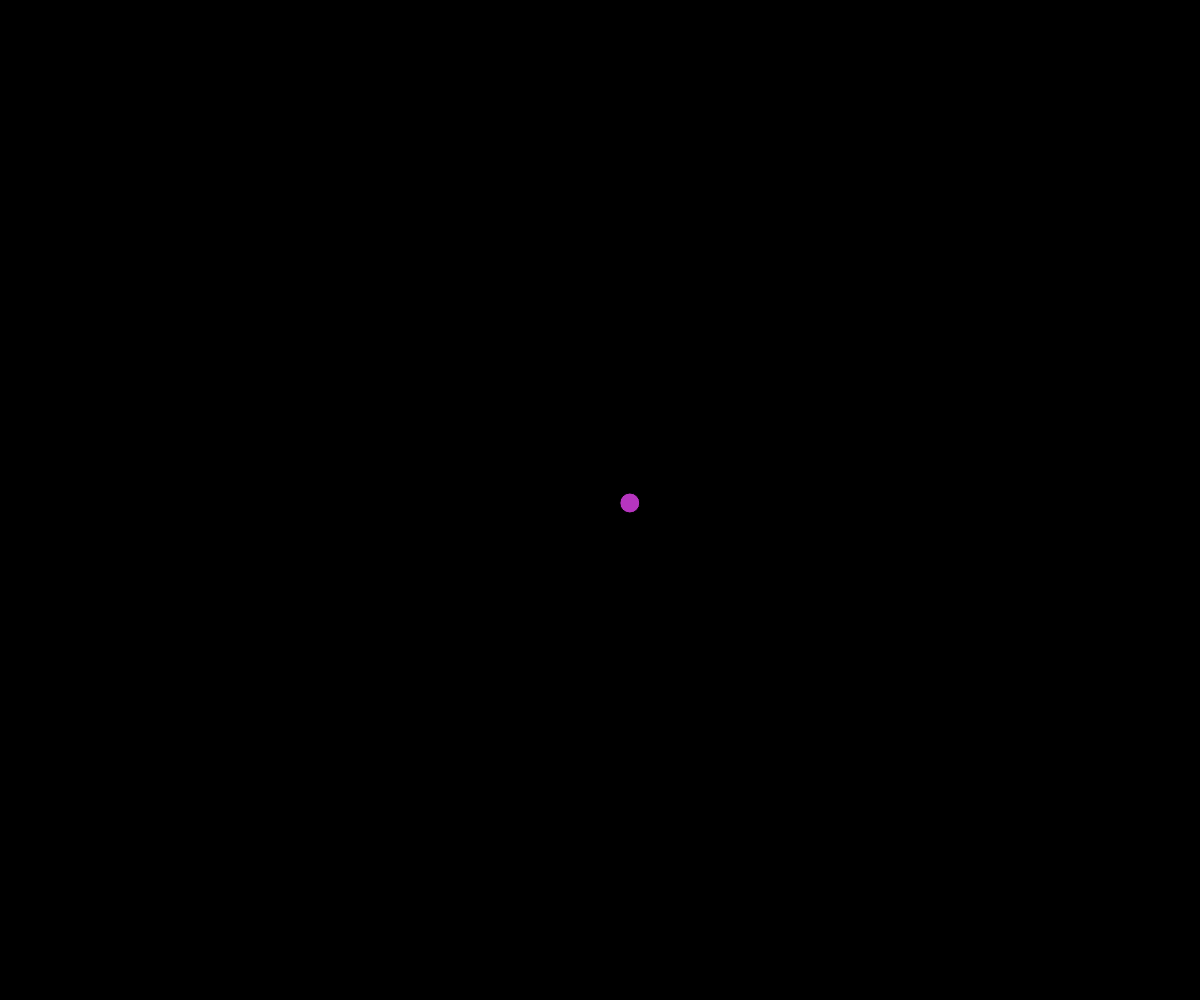
Frame 1 (no input)
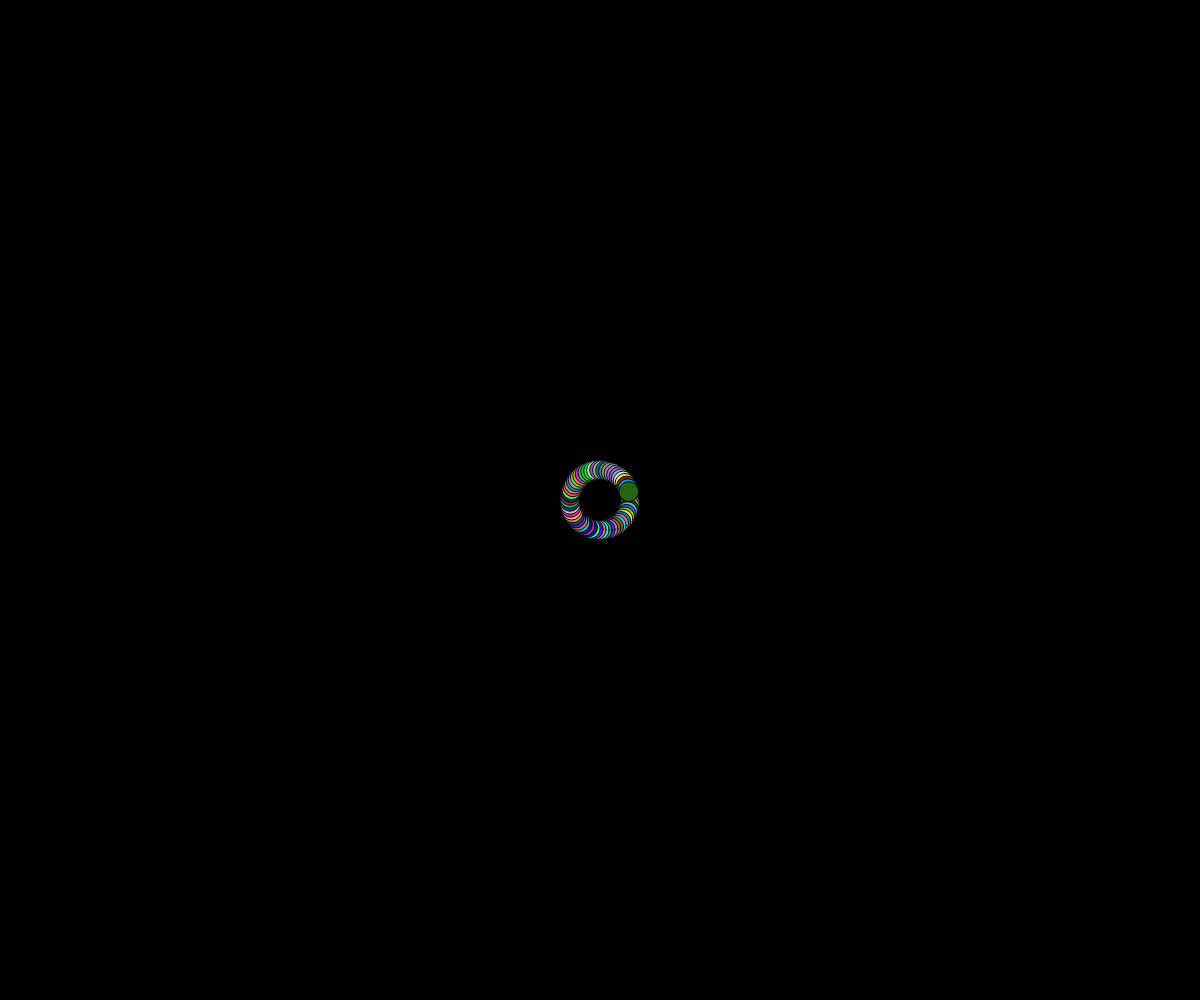
Frame 60 (no input)
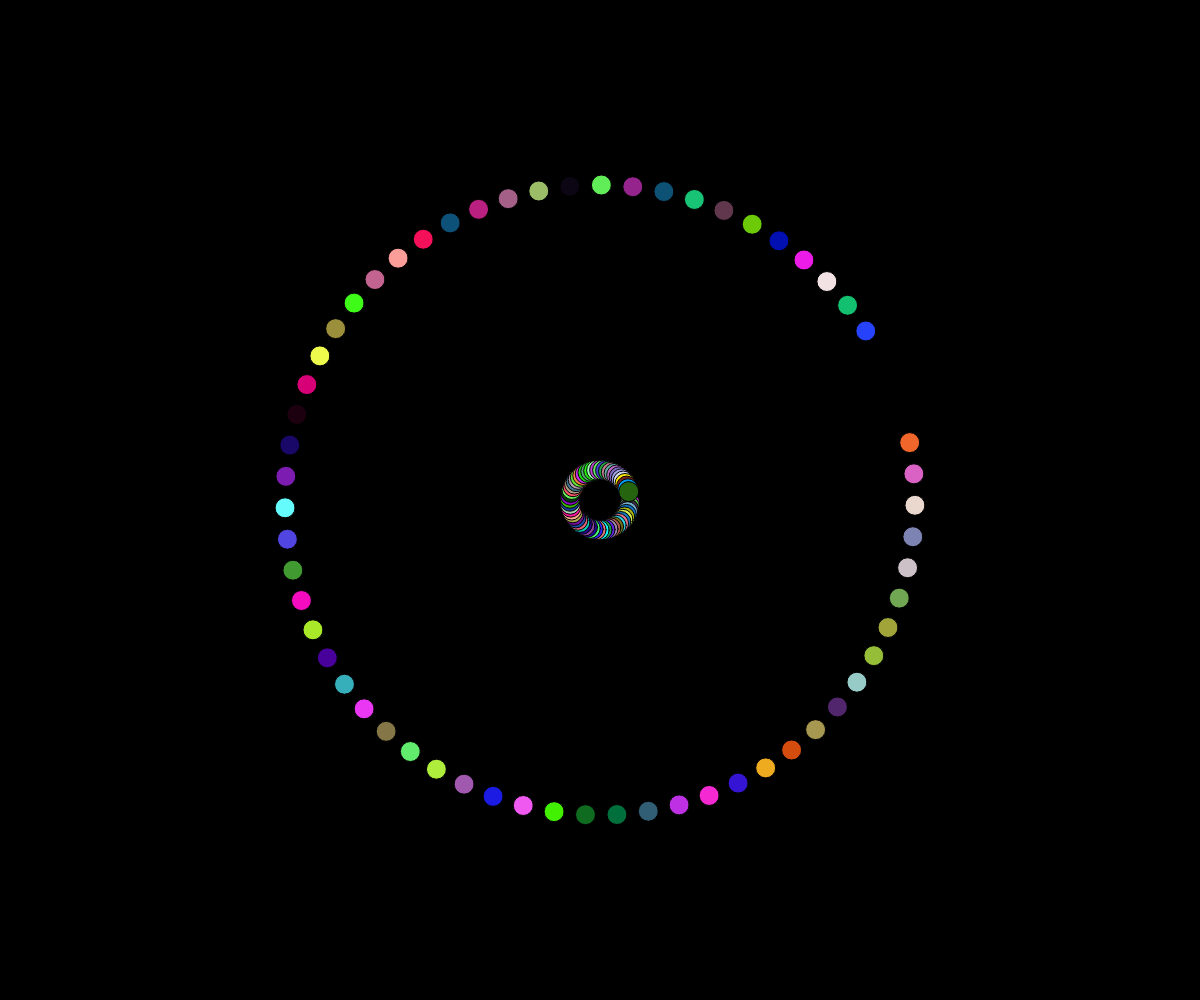
Frame 120 (the mouse pressed at the canvas centre since frame 60)

The p5.js sketch that drew these frames (run headless with seeded random() and noise() and a simulated clock; from frame 60 on, the mouse is pressed at the canvas centre):

// p5.js sketch
// ── sketch.js
// Sujet: Fonctions trigonométriques...

var rayon, angle;
var x1, y1, x2, y2;

function setup() {
  createCanvas(windowWidth, windowHeight);
  background(0);
  rayon = 200;
  angle = 0;
}

function draw() {
  //OPTION 1
  
    angle = angle + 0.1;
    rayon = map(mouseX,0,windowWidth,30,600); 
    fill(random(0,255),random(0,255),random(0,255));
    ellipse(windowWidth/2+rayon*cos(angle),windowHeight/2+rayon*sin(angle),20,20);
  

  //OPTION 2
/* 
  angle = angle + map(mouseY, 0, windowHeight, 0.05, 2);
  rayon = map(mouseX, 0, windowWidth, 30, 600);
  stroke(255, 0, 0);
  x2 = windowWidth / 2 + rayon * cos(angle);
  y2 = windowHeight / 2 + rayon * sin(angle);
  line(x1, y1, x2, y2);
  x1 = x2;
  y1 = y2;
*/
}
